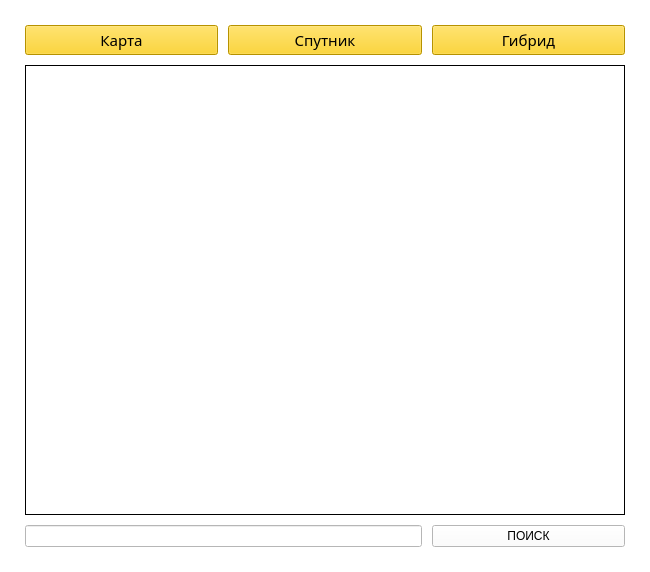
<?xml version="1.0" encoding="UTF-8"?>
<ui version="4.0">
 <class>MainWindow</class>
 <widget class="QMainWindow" name="MainWindow">
  <property name="geometry">
   <rect>
    <x>0</x>
    <y>0</y>
    <width>650</width>
    <height>560</height>
   </rect>
  </property>
  <property name="palette">
   <palette>
    <active>
     <colorrole role="Button">
      <brush brushstyle="SolidPattern">
       <color alpha="255">
        <red>255</red>
        <green>255</green>
        <blue>255</blue>
       </color>
      </brush>
     </colorrole>
     <colorrole role="ButtonText">
      <brush brushstyle="SolidPattern">
       <color alpha="255">
        <red>0</red>
        <green>0</green>
        <blue>0</blue>
       </color>
      </brush>
     </colorrole>
     <colorrole role="Base">
      <brush brushstyle="SolidPattern">
       <color alpha="255">
        <red>255</red>
        <green>255</green>
        <blue>255</blue>
       </color>
      </brush>
     </colorrole>
     <colorrole role="Window">
      <brush brushstyle="SolidPattern">
       <color alpha="255">
        <red>255</red>
        <green>255</green>
        <blue>255</blue>
       </color>
      </brush>
     </colorrole>
    </active>
    <inactive>
     <colorrole role="Button">
      <brush brushstyle="SolidPattern">
       <color alpha="255">
        <red>255</red>
        <green>255</green>
        <blue>255</blue>
       </color>
      </brush>
     </colorrole>
     <colorrole role="ButtonText">
      <brush brushstyle="SolidPattern">
       <color alpha="255">
        <red>0</red>
        <green>0</green>
        <blue>0</blue>
       </color>
      </brush>
     </colorrole>
     <colorrole role="Base">
      <brush brushstyle="SolidPattern">
       <color alpha="255">
        <red>255</red>
        <green>255</green>
        <blue>255</blue>
       </color>
      </brush>
     </colorrole>
     <colorrole role="Window">
      <brush brushstyle="SolidPattern">
       <color alpha="255">
        <red>255</red>
        <green>255</green>
        <blue>255</blue>
       </color>
      </brush>
     </colorrole>
    </inactive>
    <disabled>
     <colorrole role="Button">
      <brush brushstyle="SolidPattern">
       <color alpha="255">
        <red>255</red>
        <green>255</green>
        <blue>255</blue>
       </color>
      </brush>
     </colorrole>
     <colorrole role="ButtonText">
      <brush brushstyle="SolidPattern">
       <color alpha="255">
        <red>120</red>
        <green>120</green>
        <blue>120</blue>
       </color>
      </brush>
     </colorrole>
     <colorrole role="Base">
      <brush brushstyle="SolidPattern">
       <color alpha="255">
        <red>255</red>
        <green>255</green>
        <blue>255</blue>
       </color>
      </brush>
     </colorrole>
     <colorrole role="Window">
      <brush brushstyle="SolidPattern">
       <color alpha="255">
        <red>255</red>
        <green>255</green>
        <blue>255</blue>
       </color>
      </brush>
     </colorrole>
    </disabled>
   </palette>
  </property>
  <property name="windowTitle">
   <string>Большая задача по Maps Api</string>
  </property>
  <widget class="QWidget" name="centralwidget">
   <layout class="QGridLayout" name="gridLayout_2">
    <property name="leftMargin">
     <number>0</number>
    </property>
    <property name="topMargin">
     <number>0</number>
    </property>
    <property name="rightMargin">
     <number>0</number>
    </property>
    <property name="bottomMargin">
     <number>0</number>
    </property>
    <property name="spacing">
     <number>0</number>
    </property>
    <item row="0" column="0">
     <layout class="QGridLayout" name="gridLayout">
      <property name="leftMargin">
       <number>25</number>
      </property>
      <property name="topMargin">
       <number>25</number>
      </property>
      <property name="rightMargin">
       <number>25</number>
      </property>
      <property name="bottomMargin">
       <number>25</number>
      </property>
      <property name="spacing">
       <number>10</number>
      </property>
      <item row="2" column="0">
       <widget class="QPushButton" name="pushButton">
        <property name="font">
         <font>
          <family>Yu Gothic UI Semilight</family>
          <pointsize>11</pointsize>
         </font>
        </property>
        <property name="styleSheet">
         <string notr="true">background-color: #ffcc00</string>
        </property>
        <property name="text">
         <string>Карта</string>
        </property>
       </widget>
      </item>
      <item row="2" column="2">
       <widget class="QPushButton" name="pushButton_3">
        <property name="palette">
         <palette>
          <active>
           <colorrole role="Button">
            <brush brushstyle="SolidPattern">
             <color alpha="255">
              <red>255</red>
              <green>204</green>
              <blue>0</blue>
             </color>
            </brush>
           </colorrole>
           <colorrole role="Light">
            <brush brushstyle="SolidPattern">
             <color alpha="255">
              <red>255</red>
              <green>45</green>
              <blue>8</blue>
             </color>
            </brush>
           </colorrole>
           <colorrole role="Base">
            <brush brushstyle="SolidPattern">
             <color alpha="255">
              <red>255</red>
              <green>204</green>
              <blue>0</blue>
             </color>
            </brush>
           </colorrole>
           <colorrole role="Window">
            <brush brushstyle="SolidPattern">
             <color alpha="255">
              <red>255</red>
              <green>204</green>
              <blue>0</blue>
             </color>
            </brush>
           </colorrole>
          </active>
          <inactive>
           <colorrole role="Button">
            <brush brushstyle="SolidPattern">
             <color alpha="255">
              <red>255</red>
              <green>204</green>
              <blue>0</blue>
             </color>
            </brush>
           </colorrole>
           <colorrole role="Light">
            <brush brushstyle="SolidPattern">
             <color alpha="255">
              <red>255</red>
              <green>45</green>
              <blue>8</blue>
             </color>
            </brush>
           </colorrole>
           <colorrole role="Base">
            <brush brushstyle="SolidPattern">
             <color alpha="255">
              <red>255</red>
              <green>204</green>
              <blue>0</blue>
             </color>
            </brush>
           </colorrole>
           <colorrole role="Window">
            <brush brushstyle="SolidPattern">
             <color alpha="255">
              <red>255</red>
              <green>204</green>
              <blue>0</blue>
             </color>
            </brush>
           </colorrole>
          </inactive>
          <disabled>
           <colorrole role="Button">
            <brush brushstyle="SolidPattern">
             <color alpha="255">
              <red>255</red>
              <green>204</green>
              <blue>0</blue>
             </color>
            </brush>
           </colorrole>
           <colorrole role="Light">
            <brush brushstyle="SolidPattern">
             <color alpha="255">
              <red>255</red>
              <green>45</green>
              <blue>8</blue>
             </color>
            </brush>
           </colorrole>
           <colorrole role="Base">
            <brush brushstyle="SolidPattern">
             <color alpha="255">
              <red>255</red>
              <green>204</green>
              <blue>0</blue>
             </color>
            </brush>
           </colorrole>
           <colorrole role="Window">
            <brush brushstyle="SolidPattern">
             <color alpha="255">
              <red>255</red>
              <green>204</green>
              <blue>0</blue>
             </color>
            </brush>
           </colorrole>
          </disabled>
         </palette>
        </property>
        <property name="font">
         <font>
          <family>Yu Gothic UI Semilight</family>
          <pointsize>11</pointsize>
         </font>
        </property>
        <property name="styleSheet">
         <string notr="true">background-color: #ffcc00</string>
        </property>
        <property name="text">
         <string>Гибрид</string>
        </property>
       </widget>
      </item>
      <item row="2" column="1">
       <widget class="QPushButton" name="pushButton_2">
        <property name="font">
         <font>
          <family>Yu Gothic UI Semilight</family>
          <pointsize>11</pointsize>
         </font>
        </property>
        <property name="styleSheet">
         <string notr="true">background-color: #ffcc00</string>
        </property>
        <property name="text">
         <string>Спутник</string>
        </property>
       </widget>
      </item>
      <item row="5" column="0" colspan="2">
       <widget class="QLineEdit" name="lineEdit"/>
      </item>
      <item row="5" column="2">
       <widget class="QPushButton" name="pushButton_4">
        <property name="text">
         <string>ПОИСК</string>
        </property>
       </widget>
      </item>
      <item row="3" column="0" colspan="3">
       <widget class="QLabel" name="label">
        <property name="minimumSize">
         <size>
          <width>600</width>
          <height>450</height>
         </size>
        </property>
        <property name="maximumSize">
         <size>
          <width>601</width>
          <height>451</height>
         </size>
        </property>
        <property name="frameShape">
         <enum>QFrame::Box</enum>
        </property>
        <property name="frameShadow">
         <enum>QFrame::Plain</enum>
        </property>
        <property name="lineWidth">
         <number>1</number>
        </property>
        <property name="text">
         <string/>
        </property>
       </widget>
      </item>
     </layout>
    </item>
   </layout>
  </widget>
 </widget>
 <resources/>
 <connections/>
</ui>
